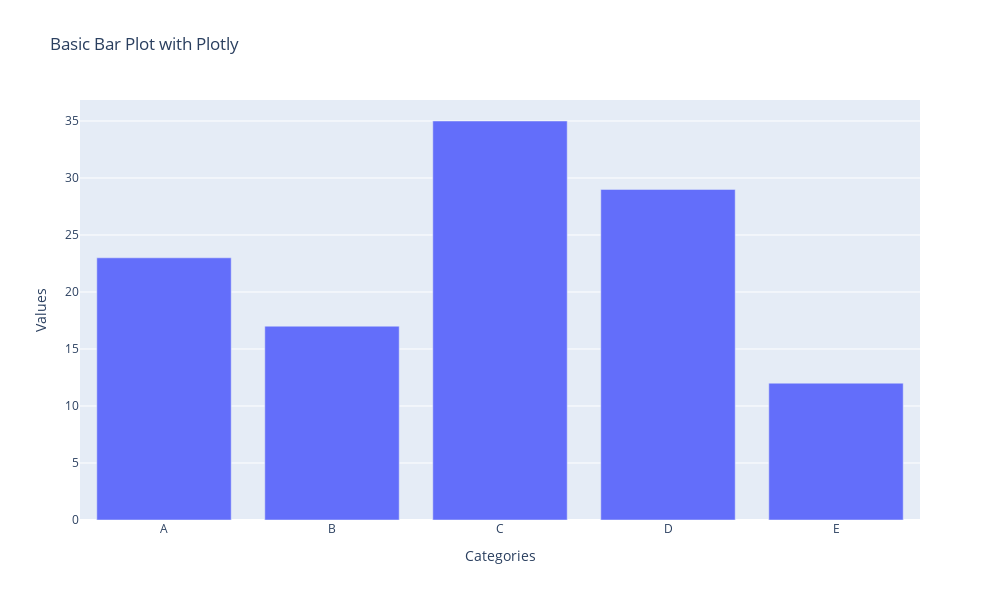

Notebook code cell kept with this figure:
### Markdown cell above
### 3.3. Bar Plots with Plotly

Bar plots, or bar charts, are a type of chart that represents categorical data with rectangular bars. The lengths of the bars are proportional to the values they represent.

**Introduction and use-cases**

- **Comparing Categories**: Bar plots are especially effective when you have data that can be split into multiple categories and you want to compare these categories side by side.

- **Visualizing Distributions**: They can also represent the distribution of data over several groups.

- **Showing Trends**: Bar charts can be used for more complex comparisons of data with grouped bar charts and stacked bar charts.

**Basic Bar Chart**

A basic bar chart requires values for the x-axis (categories) and y-axis (values or counts for each category).

### Code cell
# Import necessary libraries
import plotly.graph_objects as go

# Sample data for the bar chart
categories = ['A', 'B', 'C', 'D', 'E']
values = [23, 17, 35, 29, 12]

# Creating the bar chart
fig = go.Figure(data=go.Bar(x=categories, y=values))

# Adding title and labels to the axes
fig.update_layout(title="Basic Bar Plot with Plotly",
                  xaxis_title="Categories",
                  yaxis_title="Values",
                 width=1000, height=600)  #width=1200, height=800

# Display the bar plot
fig.show()

### Figure 1 — Plotly figure (JSON) as saved in the notebook; plotly's stock layout.template omitted (floating-point values rounded to 4 significant figures)
{"data": [{"type": "bar", "x": ["A", "B", "C", "D", "E"], "y": [23, 17, 35, 29, 12]}], "layout": {"height": 600, "title": {"text": "Basic Bar Plot with Plotly"}, "width": 1000, "xaxis": {"autorange": true, "range": [-0.5, 4.5], "title": {"text": "Categories"}, "type": "category"}, "yaxis": {"autorange": true, "range": [0, 36.84], "title": {"text": "Values"}, "type": "linear"}}}
